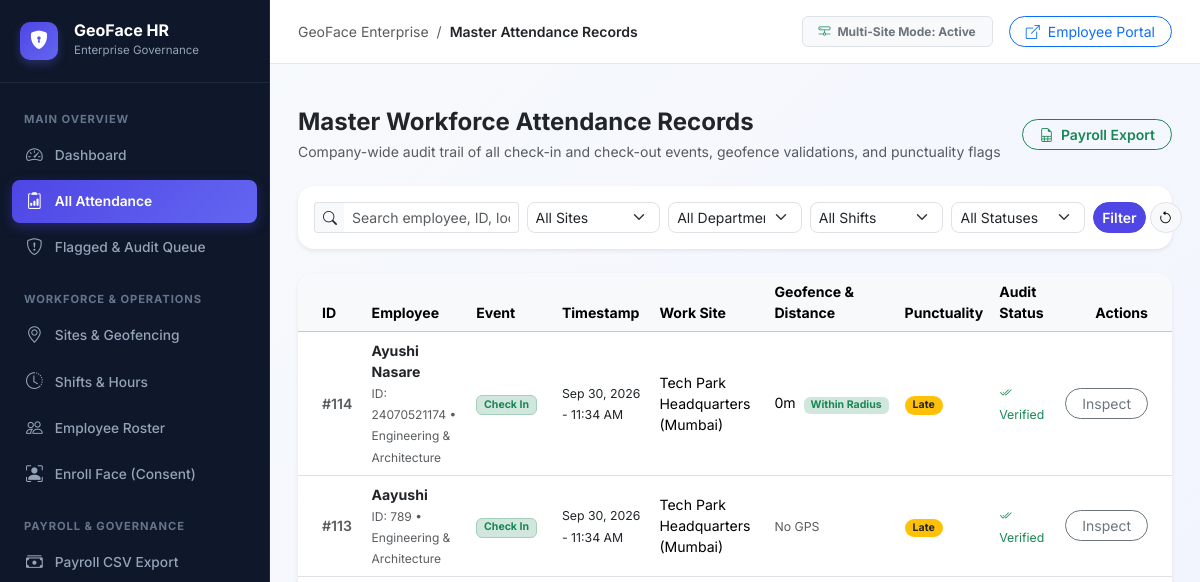
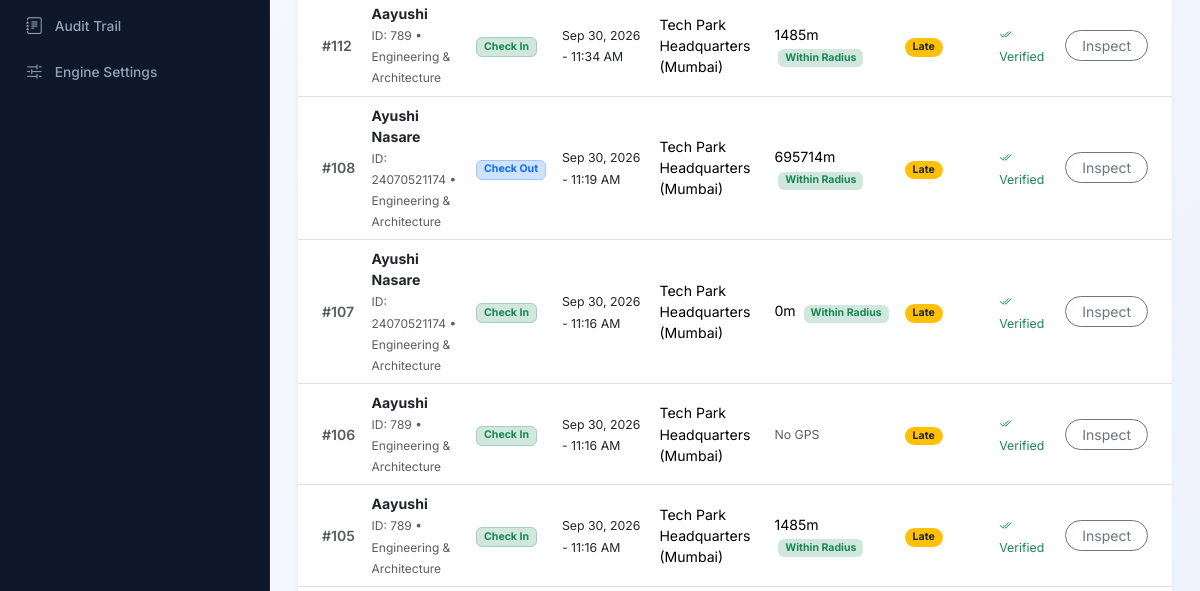
Page /admin/attendance-records (signed in, upper part) on the earlier database version (2 pictures, top to bottom).
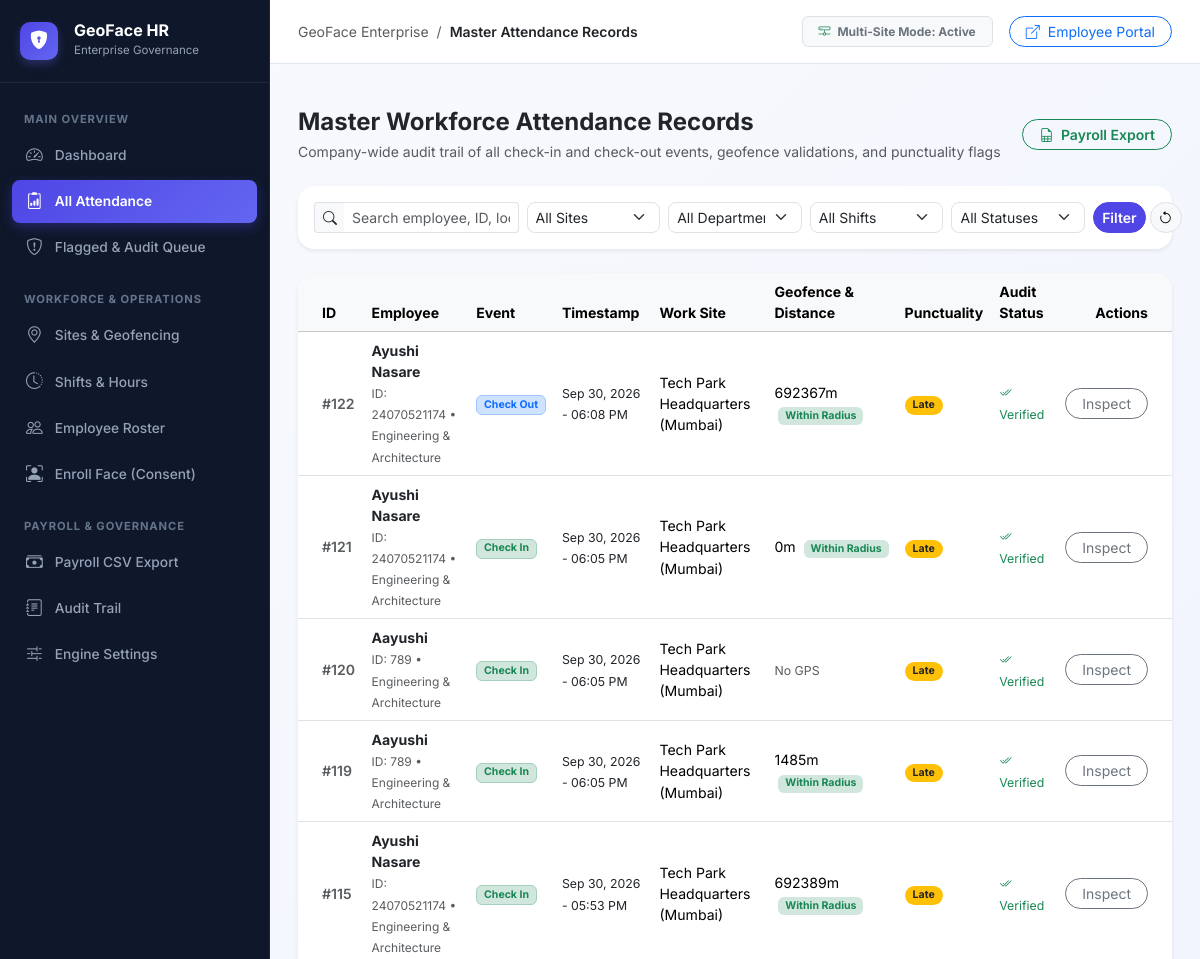
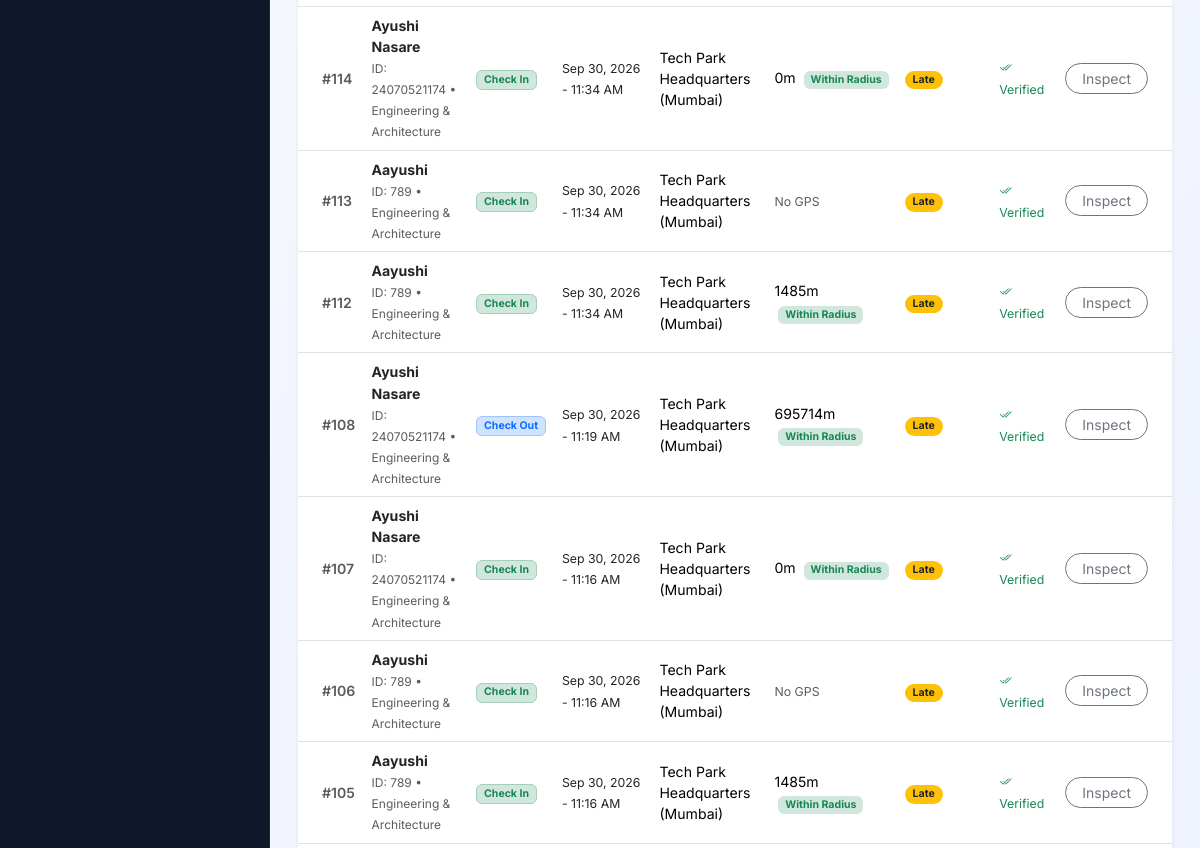
Same page on the later database version (2 pictures, top to bottom).
### tables this page shows
CREATE TABLE attendance_events (
            id INTEGER PRIMARY KEY AUTOINCREMENT,
            employee_id INTEGER NOT NULL,
            event_type TEXT NOT NULL,
            timestamp TEXT NOT NULL,
            latitude REAL,
            longitude REAL,
            address TEXT,
            site_id INTEGER,
            distance_from_site_meters REAL,
            within_geofence INTEGER DEFAULT 1,
            confidence REAL,
            liveness_passed INTEGER DEFAULT 1,
            geotagged_photo_path TEXT,
            status TEXT DEFAULT 'on_time',
            flagged INTEGER DEFAULT 0,
            flag_reason TEXT,
            reviewed_by INTEGER,
            review_note TEXT,
            created_at TEXT NOT NULL,
            FOREIGN KEY (employee_id) REFERENCES employees(id),
            FOREIGN KEY (site_id) REFERENCES sites(id)
        );

CREATE TABLE employees (
            id INTEGER PRIMARY KEY AUTOINCREMENT,
            name TEXT NOT NULL,
            employee_code TEXT UNIQUE NOT NULL,
            department_id INTEGER,
            site_id INTEGER,
            shift_id INTEGER,
            manager_id INTEGER,
            role TEXT DEFAULT 'employee',
            email TEXT UNIQUE,
            password_hash TEXT NOT NULL,
            active INTEGER DEFAULT 1,
            biometric_consent INTEGER DEFAULT 0,
            biometric_consent_timestamp TEXT,
            created_at TEXT NOT NULL,
            FOREIGN KEY (department_id) REFERENCES departments(id),
            FOREIGN KEY (site_id) REFERENCES sites(id),
            FOREIGN KEY (shift_id) REFERENCES shifts(id),
            FOREIGN KEY (manager_id) REFERENCES employees(id)
        );

CREATE TABLE departments (
            id INTEGER PRIMARY KEY AUTOINCREMENT,
            name TEXT NOT NULL,
            manager_id INTEGER,
            created_at TEXT NOT NULL
        );

CREATE TABLE sites (
            id INTEGER PRIMARY KEY AUTOINCREMENT,
            name TEXT NOT NULL,
            address TEXT,
            latitude REAL NOT NULL,
            longitude REAL NOT NULL,
            geofence_radius_meters REAL DEFAULT 200.0,
            geofencing_enabled INTEGER DEFAULT 1,
            created_at TEXT NOT NULL
        );

### blueprints/admin/routes.py (the view, shortened to what this page needs)
@admin_bp.route("/attendance")
@admin_bp.route("/attendance-records")
@login_required_admin
def attendance_records():
    site_filter = request.args.get("site_id")
    dept_filter = request.args.get("department_id")
    shift_filter = request.args.get("shift_id")
    status_filter = request.args.get("status", "all")
    from_date = request.args.get("from")
    to_date = request.args.get("to")
    search_q = request.args.get("search", "").strip()
    conn = get_db_connection()
    c = conn.cursor()
    query = """
        SELECT a.id, a.employee_id, a.event_type, a.timestamp, a.latitude, a.longitude,
               a.address, a.distance_from_site_meters, a.within_geofence, a.status,
               a.flagged, a.flag_reason, a.geotagged_photo_path,
               e.name, e.employee_code, d.name AS department_name, s.name AS site_name,
               sh.name AS shift_name
        FROM attendance_events a
        JOIN employees e ON a.employee_id = e.id
        LEFT JOIN departments d ON e.department_id = d.id
        LEFT JOIN sites s ON a.site_id = s.id
        LEFT JOIN shifts sh ON e.shift_id = sh.id
        WHERE 1=1
    """
    params = []
    if site_filter:
        query += " AND a.site_id = ?"
        params.append(site_filter)
    if dept_filter:
        query += " AND e.department_id = ?"
        params.append(dept_filter)
    if shift_filter:
        query += " AND e.shift_id = ?"
        params.append(shift_filter)
    if status_filter in ("on_time", "late", "early_leave", "overtime", "flagged"):
        query += " AND (a.status = ? OR (a.flagged = 1 AND ? = 'flagged'))"
        params.extend([status_filter, status_filter])
    if from_date:
        query += " AND date(a.timestamp) >= ?"
        params.append(from_date)
    if to_date:
        query += " AND date(a.timestamp) <= ?"
        params.append(to_date)
    if search_q:
        query += " AND (e.name LIKE ? OR e.employee_code LIKE ? OR a.address LIKE ?)"
        like_term = f"%{search_q}%"
        params.extend([like_term, like_term, like_term])
    query += " ORDER BY a.timestamp DESC LIMIT 1000"
    c.execute(query, tuple(params))
    rows = [dict(r) for r in c.fetchall()]
    for r in rows:
        r["time_display"] = format_local_timestamp(r["timestamp"], include_year=True)
        r["within_geofence"] = bool(r.get("within_geofence", 1))
    c.execute("SELECT id, name FROM sites ORDER BY name")
    sites = c.fetchall()
    c.execute("SELECT id, name FROM departments ORDER BY name")
    departments = c.fetchall()
    c.execute("SELECT id, name FROM shifts ORDER BY name")
    shifts = c.fetchall()
    conn.close()
    return render_template(
        "admin/attendance_records.html",
        records=rows,
        sites=sites,
        departments=departments,
        shifts=shifts,
        selected_site=site_filter or "",
        selected_dept=dept_filter or "",
        selected_shift=shift_filter or "",
        status_filter=status_filter,
        from_date=from_date or "",
        to_date=to_date or "",
        search_q=search_q
    )

### config.py (called while the page is built)
def get_app_timezone():
    tz_str = os.environ.get("APP_TIMEZONE") or os.environ.get("TIMEZONE") or "Asia/Kolkata"
    try:
        return zoneinfo.ZoneInfo(tz_str)
    except Exception:
        try:
            return datetime.timezone(datetime.timedelta(hours=5, minutes=30))
        except Exception:
            return datetime.timezone.utc

def format_local_timestamp(iso_val, include_year=True):
    if not iso_val:
        return "—"
    try:
        if isinstance(iso_val, str):
            clean_str = iso_val.replace("Z", "+00:00")
            dt = datetime.datetime.fromisoformat(clean_str)
        elif isinstance(iso_val, datetime.datetime):
            dt = iso_val
        else:
            return str(iso_val)
        if dt.tzinfo is None:
            dt = dt.replace(tzinfo=datetime.timezone.utc)
        app_tz = get_app_timezone()
        local_dt = dt.astimezone(app_tz)
        if include_year:
            return local_dt.strftime("%b %d, %Y - %I:%M %p")
        return local_dt.strftime("%b %d - %I:%M %p")
    except Exception:
        return str(iso_val)

### templates/admin/attendance_records.html (shortened to what the changed rows need)
{% extends "admin/base_admin.html" %}
{% block content %}
<div class="card border-0 shadow-sm rounded-4 bg-white overflow-hidden">
    <div class="table-responsive">
        <table class="table table-hover align-middle mb-0" style="font-size: 0.88rem;">
            <thead class="table-light text-secondary">
                <tr>
                    <th class="ps-4">ID</th>
                    <th>Employee</th>
                    <th>Event</th>
                    <th>Timestamp</th>
                    <th>Work Site</th>
                    <th>Geofence & Distance</th>
                    <th>Punctuality</th>
                    <th>Audit Status</th>
                    <th class="text-end pe-4">Actions</th>
                </tr>
            </thead>
            <tbody>
                {% if records %}
                    {% for r in records %}
                    <tr>
                        <td class="ps-4 text-muted fw-semibold">#{{ r.id }}</td>
                        <td>
                            <div class="fw-bold text-dark">{{ r.name }}</div>
                            <span class="text-muted" style="font-size: 0.75rem;">ID: {{ r.employee_code or '—' }} • {{ r.department_name or 'General' }}</span>
                        </td>
                        <td>
                            <span class="badge {% if r.event_type == 'check_in' %}bg-success-subtle text-success border border-success-subtle{% else %}bg-primary-subtle text-primary border border-primary-subtle{% endif %}">
                                {{ (r.event_type or 'check_in')|replace('_', ' ')|title }}
                            </span>
                        </td>
                        <td>
                            <span class="text-dark small">{{ r.time_display }}</span>
                        </td>
                        <td>{{ r.site_name or 'Headquarters' }}</td>
                        <td>
                            {% if r.distance_from_site_meters is not none %}
                                <span>{{ r.distance_from_site_meters|int }}m</span>
                                {% if r.within_geofence %}
                                <span class="badge bg-success-subtle text-success ms-1">Within Radius</span>
                                {% else %}
                                <span class="badge bg-danger text-white ms-1">Outside Geofence</span>
                                {% endif %}
                            {% else %}
                                <span class="text-muted small">No GPS</span>
                            {% endif %}
                        </td>
                        <td>
                            {% if r.status == 'on_time' %}
                            <span class="badge bg-success rounded-pill px-2 py-1">On-Time</span>
                            {% elif r.status == 'late' %}
                            <span class="badge bg-warning text-dark rounded-pill px-2 py-1">Late</span>
                            {% elif r.status == 'early_leave' %}
                            <span class="badge bg-warning text-dark rounded-pill px-2 py-1">Early Leave</span>
                            {% elif r.status == 'overtime' %}
                            <span class="badge bg-primary rounded-pill px-2 py-1">Overtime</span>
                            {% elif r.status == 'flagged' %}
                            <span class="badge bg-danger rounded-pill px-2 py-1">Flagged</span>
                            {% else %}
                            <span class="badge bg-secondary rounded-pill px-2 py-1">{{ r.status|upper }}</span>
                            {% endif %}
                        </td>
                        <td>
                            {% if r.flagged %}
                            <span class="text-danger small fw-semibold" title="{{ r.flag_reason }}">
                                <i class="bi bi-flag-fill me-1"></i>Flagged
                            </span>
                            {% else %}
                            <span class="text-success small"><i class="bi bi-check2-all me-1"></i>Verified</span>
                            {% endif %}
                        </td>
                        <td class="text-end pe-4">
                            <a href="/admin/attendance/{{ r.id }}" class="btn btn-sm btn-outline-secondary rounded-pill px-3">
                                Inspect
                            </a>
                        </td>
                    </tr>
                    {% endfor %}
                {% else %}
                    <tr>
                        <td colspan="9" class="text-center py-4 text-muted">
                            No attendance records found matching the filter criteria.
                        </td>
                    </tr>
                {% endif %}
            </tbody>
        </table>
    </div>
</div>
{% endblock %}

Differences in the rows shown:
added attendance_events: id "122", name "Ayushi Nasare", employee_code "24070521174", name "Engineering & Architecture", event_type "Check Out", time_display "Sep 30, 2026 - 06:08 PM", name "Tech Park Headquarters (Mumbai)", distance_from_site_meters "692367", within_geofence "Within Radius", status "Late", flagged 0 (drawn)
added attendance_events: id "121", name "Ayushi Nasare", employee_code "24070521174", name "Engineering & Architecture", event_type "Check In", time_display "Sep 30, 2026 - 06:05 PM", name "Tech Park Headquarters (Mumbai)", distance_from_site_meters "0", within_geofence "Within Radius", status "Late", flagged 0 (drawn)
added attendance_events: id "120", name "Aayushi", employee_code "789", name "Engineering & Architecture", event_type "Check In", time_display "Sep 30, 2026 - 06:05 PM", name "Tech Park Headquarters (Mumbai)", shows "No GPS", status "Late", flagged 0 (drawn)
added attendance_events: id "119", name "Aayushi", employee_code "789", name "Engineering & Architecture", event_type "Check In", time_display "Sep 30, 2026 - 06:05 PM", name "Tech Park Headquarters (Mumbai)", distance_from_site_meters "1485", within_geofence "Within Radius", status "Late", flagged 0 (drawn)
added attendance_events: id "115", name "Ayushi Nasare", employee_code "24070521174", name "Engineering & Architecture", event_type "Check In", time_display "Sep 30, 2026 - 05:53 PM", name "Tech Park Headquarters (Mumbai)", distance_from_site_meters "692389", within_geofence "Within Radius", status "Late", flagged 0 (drawn)
